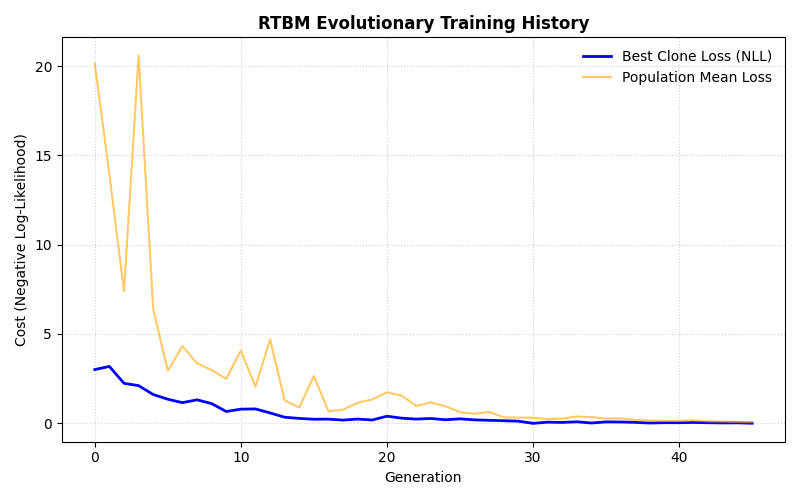

The script that saved this image:
from myFunctions import NegativeLogLikelihood,progress_monitor
import os 
import multiprocessing
import threading
import time
import numpy as np
import matplotlib.pyplot as plt
from theta.rtbm import RTBM
import theta.minimizer  
from theta.costfunctions import logarithmic, mse
#from theta.costfunctions import logarithmic
#from hyperopt import fmin, tpe, hp, STATUS_OK, Trials, space_eval
#from sklearn.metrics import roc_curve, auc

PHYS_CORES = multiprocessing.cpu_count()
PARALLEL_CORES = int(PHYS_CORES / 2)
ETA_MAX   = 2.5
N_VISIBLE = 4
np.random.seed(42) 

def load_datasets():
    pi  = np.load('../datasets/pi.npy')
    rho = np.load('../datasets/rho.npy')
    pi[:,  1] = np.clip(pi[:,  1], 0.0, 1.0)
    rho[:, 1] = np.clip(rho[:, 1], 0.0, 1.0)
    pi[:,  3] = (pi[:,  3] - ETA_MAX) / 5.0
    rho[:, 3] = (rho[:, 3] - ETA_MAX) / 5.0
    eps = 1e-4
    for arr in (pi, rho):
        arr[:, 0] = np.log(np.clip(arr[:, 0], eps, 1-eps) / (1 - np.clip(arr[:, 0], eps, 1-eps)))
    return pi, rho

#def train_rtbm(model,x_train,x_val,y_train,y_val):
  

if __name__ == '__main__':
  start = time.time()
  print("[INFO] Loading datasets...")
  pi_data, rho_data = load_datasets()
  np.random.shuffle(pi_data)
  split_index = int(0.05 * len(pi_data))
  x_train = pi_data[:2000].copy().T
  #x_val = pi_data[2000:].copy().T

  model = RTBM(visible_units=N_VISIBLE,
                hidden_units=3,
                mode=RTBM.Mode.LogProbability,
                diagonal_T=True,
                init_max_param_bound=10.0,
                random_bound=2.0
                )

  minimizer = theta.minimizer.CMA(parallel=True,
                                  ncores=PARALLEL_CORES)

  # list for loss history
  manager = multiprocessing.Manager()
  shared_history = manager.list()
  MAX_ITER = 100
  POP_SIZE = 30
  TOTAL_EVALS = MAX_ITER * POP_SIZE
  monitor_thread = threading.Thread(target=progress_monitor, args=(shared_history, TOTAL_EVALS))
  monitor_thread.daemon = True
  monitor_thread.start()

  opt_params = minimizer.train(
                  cost=NegativeLogLikelihood(shared_history),
                  model=model,
                  x_data=x_train,
                  y_data=None,
                  maxiter=MAX_ITER)

  print("\n[SUCCESS] Optimal parameters saved to 'best_pion_rtbm_params.npy'")
    
  # --- 6. Process and Plot the Loss History ---
  print("[INFO] Plotting training history...")
  raw_history = list(shared_history)
  popsize = 30

  # Group parallel evaluations by generation
  num_complete_gens = len(raw_history) // popsize
  clean_history = np.array(raw_history[:num_complete_gens * popsize])

  # Reshape to (Generations, Population Size)
  history_matrix = clean_history.reshape(num_complete_gens, popsize)

  # CMA-ES progresses based on the BEST clone in each generation
  best_loss_per_gen = np.min(history_matrix, axis=1)
  mean_loss_per_gen = np.mean(history_matrix, axis=1)

  plt.figure(figsize=(8, 5))
  plt.plot(best_loss_per_gen, label='Best Clone Loss (NLL)', color='blue', linewidth=2)
  plt.plot(mean_loss_per_gen, label='Population Mean Loss', color='orange', alpha=0.6)
  plt.title('RTBM Evolutionary Training History', fontweight='bold')
  plt.xlabel('Generation')
  plt.ylabel('Cost (Negative Log-Likelihood)')
  plt.legend(frameon=False)
  plt.grid(True, linestyle=':', alpha=0.6)

  outfile = 'rtbm_training_history.png'
  plt.tight_layout()
  plt.savefig('mytraining.png')
  end = time.time()
  print(f'Time passed: {end-start:.2f}')
